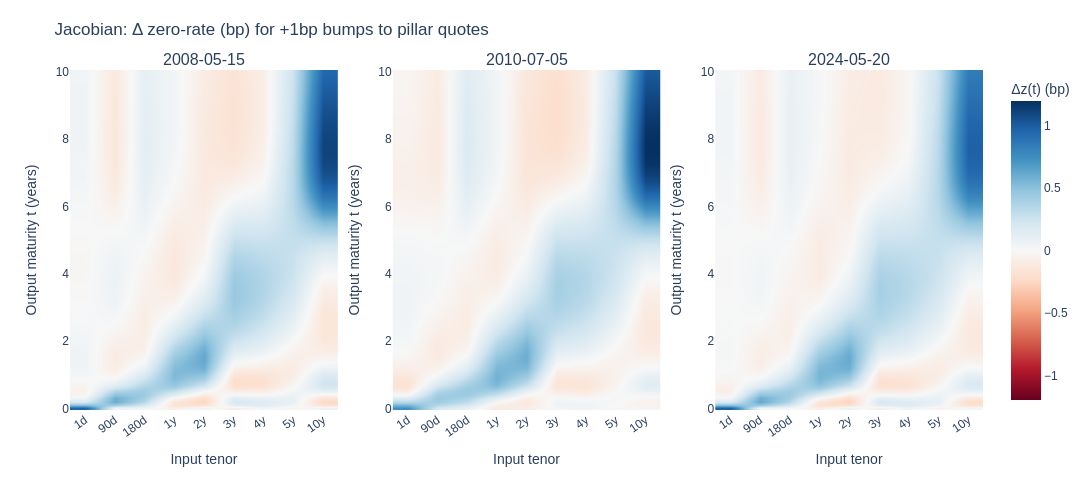

Notebook source saved alongside this figure:
### Markdown cell above
Now we compute the Jacobian of the implied zero rates with respect to the input swap rates. We can see whether each pillar quote produces a *local and sensible* influence on the zero curve (e.g., short-tenor bumps affecting mostly the short end, longer tenors driving the long end).

### Code cell
t_grid = np.linspace(1/360, 10.0, 100)
fig = plot_jacobian(model, test_market_rates_df, t_grid=t_grid, dates=dates)
fig.show()

### Figure 1 — Plotly figure (JSON) as saved in the notebook; plotly's stock layout.template omitted (floating-point values rounded to 4 significant figures; data arrays with more than 128 entries replaced by an {"elided": "..."} marker saying what was removed)
{"data": [{"coloraxis": "coloraxis", "hovertemplate": "t=%{y:.3f}y<br>pillar=%{x}<br>Δz(t)=%{z:.3f} bp (per +1bp bump)<extra></extra>", "type": "heatmap", "x": ["1d", "90d", "180d", "1y", "2y", "3y", "4y", "5y", "10y"], "xaxis": "x", "y": [0.002778, 0.1038, 0.2047, 0.3057, 0.4067, 0.5077, 0.6087, 0.7097, 0.8106, 0.9116, 1.013, 1.114, 1.215, 1.316, 1.417, 1.518, 1.618, 1.719, 1.82, 1.921, 2.022, 2.123, 2.224, 2.325, 2.426, 2.527, 2.628, 2.729, 2.83, 2.931, 3.032, 3.133, 3.234, 3.335, 3.436, 3.537, 3.638, 3.739, 3.84, 3.941, 4.042, 4.143, 4.244, 4.345, 4.446, 4.547, 4.648, 4.749, 4.85, 4.951, 5.052, 5.153, 5.254, 5.355, 5.456, 5.557, 5.658, 5.759, 5.86, 5.961, 6.062, 6.163, 6.264, 6.365, 6.466, 6.567, 6.668, 6.769, 6.87, 6.971, 7.072, 7.173, 7.273, 7.374, 7.475, 7.576, 7.677, 7.778, 7.879, 7.98, 8.081, 8.182, 8.283, 8.384, 8.485, 8.586, 8.687, 8.788, 8.889, 8.99, 9.091, 9.192, 9.293, 9.394, 9.495, 9.596, 9.697, 9.798, 9.899, 10.0], "yaxis": "y", "z": {"elided": "100x9 float values"}, "zmax": 1.197, "zmid": 0, "zmin": -1.197, "zsmooth": "best"}, {"coloraxis": "coloraxis", "hovertemplate": "t=%{y:.3f}y<br>pillar=%{x}<br>Δz(t)=%{z:.3f} bp (per +1bp bump)<extra></extra>", "type": "heatmap", "x": ["1d", "90d", "180d", "1y", "2y", "3y", "4y", "5y", "10y"], "xaxis": "x2", "y": [0.002778, 0.1038, 0.2047, 0.3057, 0.4067, 0.5077, 0.6087, 0.7097, 0.8106, 0.9116, 1.013, 1.114, 1.215, 1.316, 1.417, 1.518, 1.618, 1.719, 1.82, 1.921, 2.022, 2.123, 2.224, 2.325, 2.426, 2.527, 2.628, 2.729, 2.83, 2.931, 3.032, 3.133, 3.234, 3.335, 3.436, 3.537, 3.638, 3.739, 3.84, 3.941, 4.042, 4.143, 4.244, 4.345, 4.446, 4.547, 4.648, 4.749, 4.85, 4.951, 5.052, 5.153, 5.254, 5.355, 5.456, 5.557, 5.658, 5.759, 5.86, 5.961, 6.062, 6.163, 6.264, 6.365, 6.466, 6.567, 6.668, 6.769, 6.87, 6.971, 7.072, 7.173, 7.273, 7.374, 7.475, 7.576, 7.677, 7.778, 7.879, 7.98, 8.081, 8.182, 8.283, 8.384, 8.485, 8.586, 8.687, 8.788, 8.889, 8.99, 9.091, 9.192, 9.293, 9.394, 9.495, 9.596, 9.697, 9.798, 9.899, 10.0], "yaxis": "y2", "z": {"elided": "100x9 float values"}, "zmax": 1.197, "zmid": 0, "zmin": -1.197, "zsmooth": "best"}, {"coloraxis": "coloraxis", "hovertemplate": "t=%{y:.3f}y<br>pillar=%{x}<br>Δz(t)=%{z:.3f} bp (per +1bp bump)<extra></extra>", "type": "heatmap", "x": ["1d", "90d", "180d", "1y", "2y", "3y", "4y", "5y", "10y"], "xaxis": "x3", "y": [0.002778, 0.1038, 0.2047, 0.3057, 0.4067, 0.5077, 0.6087, 0.7097, 0.8106, 0.9116, 1.013, 1.114, 1.215, 1.316, 1.417, 1.518, 1.618, 1.719, 1.82, 1.921, 2.022, 2.123, 2.224, 2.325, 2.426, 2.527, 2.628, 2.729, 2.83, 2.931, 3.032, 3.133, 3.234, 3.335, 3.436, 3.537, 3.638, 3.739, 3.84, 3.941, 4.042, 4.143, 4.244, 4.345, 4.446, 4.547, 4.648, 4.749, 4.85, 4.951, 5.052, 5.153, 5.254, 5.355, 5.456, 5.557, 5.658, 5.759, 5.86, 5.961, 6.062, 6.163, 6.264, 6.365, 6.466, 6.567, 6.668, 6.769, 6.87, 6.971, 7.072, 7.173, 7.273, 7.374, 7.475, 7.576, 7.677, 7.778, 7.879, 7.98, 8.081, 8.182, 8.283, 8.384, 8.485, 8.586, 8.687, 8.788, 8.889, 8.99, 9.091, 9.192, 9.293, 9.394, 9.495, 9.596, 9.697, 9.798, 9.899, 10.0], "yaxis": "y3", "z": {"elided": "100x9 float values"}, "zmax": 1.197, "zmid": 0, "zmin": -1.197, "zsmooth": "best"}], "layout": {"annotations": [{"font": {"size": 16}, "showarrow": false, "text": "2008-05-15", "x": 0.1467, "xanchor": "center", "xref": "paper", "y": 1, "yanchor": "bottom", "yref": "paper"}, {"font": {"size": 16}, "showarrow": false, "text": "2010-07-05", "x": 0.5, "xanchor": "center", "xref": "paper", "y": 1, "yanchor": "bottom", "yref": "paper"}, {"font": {"size": 16}, "showarrow": false, "text": "2024-05-20", "x": 0.8533, "xanchor": "center", "xref": "paper", "y": 1, "yanchor": "bottom", "yref": "paper"}], "coloraxis": {"cmax": 1.197, "cmid": 0, "cmin": -1.197, "colorbar": {"title": {"text": "Δz(t) (bp)"}}, "colorscale": [[0, "rgb(103,0,31)"], [0.1, "rgb(178,24,43)"], [0.2, "rgb(214,96,77)"], [0.3, "rgb(244,165,130)"], [0.4, "rgb(253,219,199)"], [0.5, "rgb(247,247,247)"], [0.6, "rgb(209,229,240)"], [0.7, "rgb(146,197,222)"], [0.8, "rgb(67,147,195)"], [0.9, "rgb(33,102,172)"], [1, "rgb(5,48,97)"]]}, "font": {"family": "Arial", "size": 12}, "height": 500, "margin": {"b": 90, "l": 70, "r": 40, "t": 70}, "title": {"text": "Jacobian: Δ zero-rate (bp) for +1bp bumps to pillar quotes"}, "width": 1200, "xaxis": {"anchor": "y", "automargin": true, "categoryarray": ["1d", "90d", "180d", "1y", "2y", "3y", "4y", "5y", "10y"], "categoryorder": "array", "domain": [0, 0.2933], "gridcolor": "rgba(0,0,0,0.15)", "showgrid": true, "tickangle": -35, "tickfont": {"size": 12}, "title": {"text": "Input tenor"}, "type": "category"}, "xaxis2": {"anchor": "y2", "automargin": true, "categoryarray": ["1d", "90d", "180d", "1y", "2y", "3y", "4y", "5y", "10y"], "categoryorder": "array", "domain": [0.3533, 0.6467], "gridcolor": "rgba(0,0,0,0.15)", "showgrid": true, "tickangle": -35, "tickfont": {"size": 12}, "title": {"text": "Input tenor"}, "type": "category"}, "xaxis3": {"anchor": "y3", "automargin": true, "categoryarray": ["1d", "90d", "180d", "1y", "2y", "3y", "4y", "5y", "10y"], "categoryorder": "array", "domain": [0.7067, 1], "gridcolor": "rgba(0,0,0,0.15)", "showgrid": true, "tickangle": -35, "tickfont": {"size": 12}, "title": {"text": "Input tenor"}, "type": "category"}, "yaxis": {"anchor": "x", "domain": [0, 1], "title": {"text": "Output maturity t (years)"}}, "yaxis2": {"anchor": "x2", "domain": [0, 1], "title": {"text": "Output maturity t (years)"}}, "yaxis3": {"anchor": "x3", "domain": [0, 1], "title": {"text": "Output maturity t (years)"}}}}
